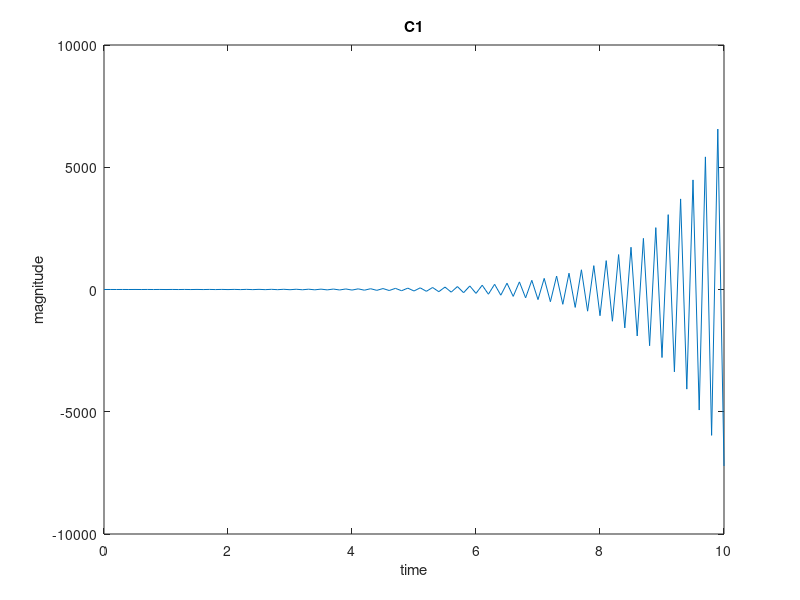
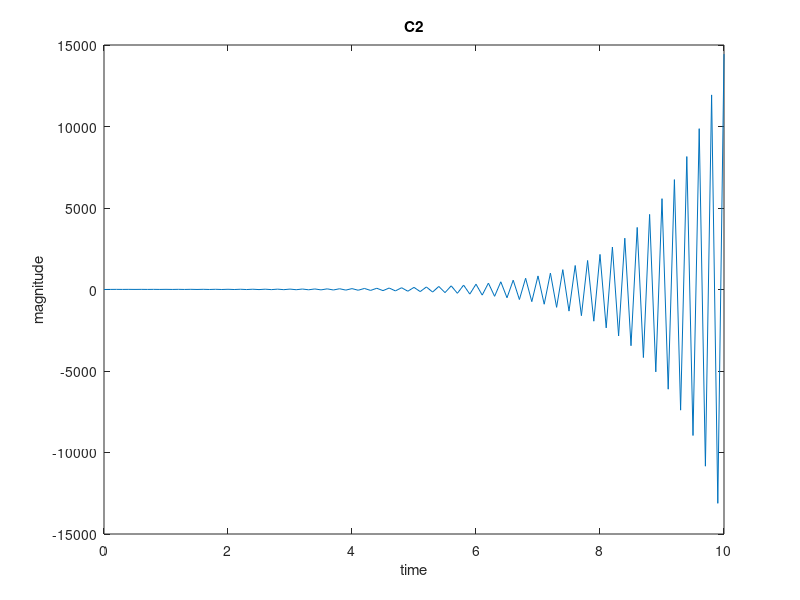

The MATLAB source for these figures, in order:
% System Simulation Problem 5
% Written by Josh Humphrey
N = 100;
T = 0.1;
t = linspace(0,10,N+1);
u1 = ones(1,N);
u2 = ones(1,N);

x1 = zeros(1,N);
x2 = x1;
x3 = x1;
x4 = x1;
f1 = x1;
f2 = x1;
f3 = x1;
f4 = x1;
y1 = x1;
y2 = x1;

for k = 1:N
    f1(k) = -x1(k)-2*u1(1,k);
    x1(k+1)=-x1(k)-2*u1(k)+T*f1(k);
    
    f2(k) = -x2(k)+4*u1(1,k);
    x2(k+1) = -x2(k)+4*u1(1,k)+T*f2(k);
    
    f3(k) = -x3(k)+3*u2(1,k);
    x3(k+1) = -x3(k)+3*u2(1,k)+T*f3(k);
    
    f4(k) = -x4(k)-6*u2(1,k);
    x4(k+1) = -x4(k)-6*u2(1,k)+T*f4(k);
    
    y1(k+1) = x1(k+1)+x3(k+1);
    y2(k+1) = x2(k+1)+x4(k+1)+8*u2(1,k);
end

figure(1)
plot(t,y1)
xlim([0,10])
xlabel('time')
ylabel('magnitude')
title('C1')

figure(2)
plot(t,y2)
xlim([0,10])
xlabel('time')
ylabel('magnitude')
title('C2')